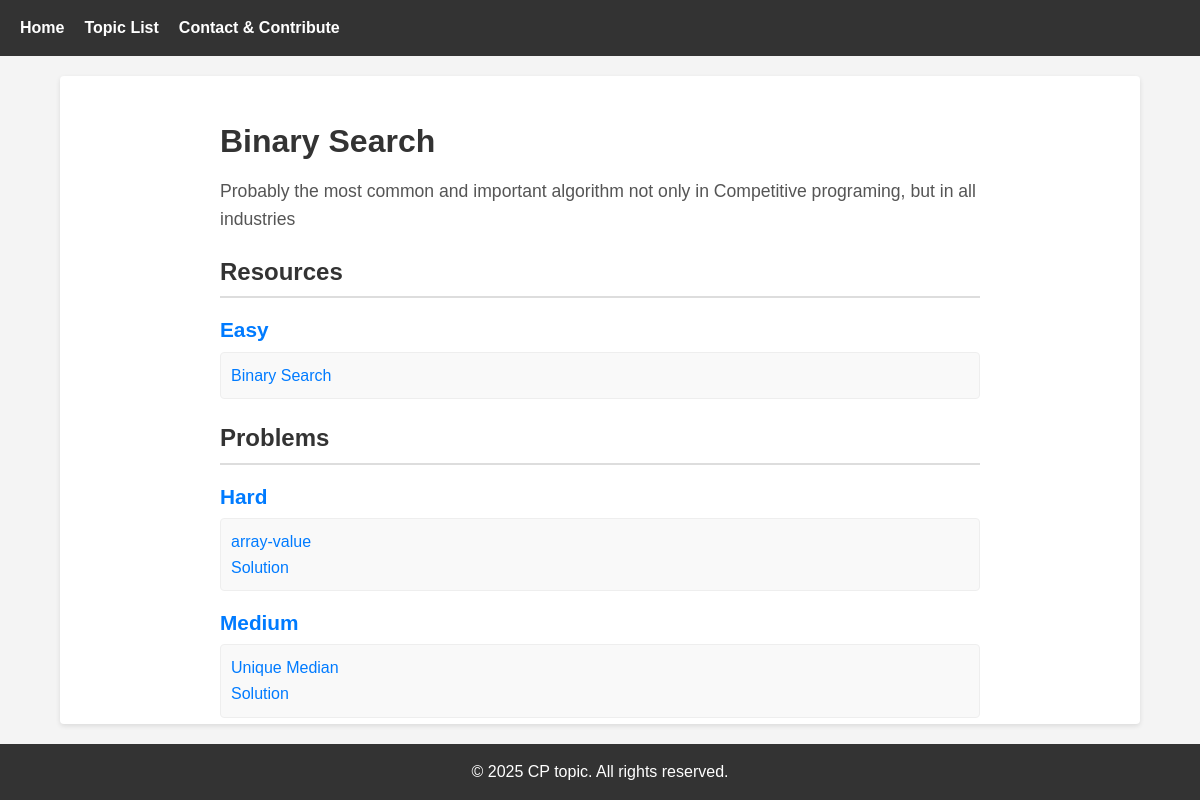
The app's page /topics/2/ with its own data.
### main/models.py (models this page shows, shortened)
class Topic(models.Model):
    name = models.CharField(max_length=50, unique=True)
    short_description = models.CharField(max_length=1000, blank=True)

class Resource(models.Model):
    name = models.CharField(max_length=50)
    url = models.URLField(max_length=100, unique=True)
    description = models.TextField(max_length=200, blank=True, null=True)
    difficulty = models.CharField(max_length=10, choices=Difficulty.choices)
    topic = models.ForeignKey(Topic, on_delete=models.CASCADE)

class Problem(models.Model):
    name = models.CharField(max_length=50)
    url = models.URLField(max_length=100, unique=True)
    description = models.TextField(max_length=200, blank=True, null=True)
    difficulty = models.CharField(max_length=10, choices=Difficulty.choices)
    topic = models.ForeignKey(Topic, on_delete=models.CASCADE)

### main/views.py (the view)
# urls.py: path('topics/<int:pk>/', views.topic_detail, name='topic-detail'),
def topic_detail(request, pk):
    topic = get_object_or_404(Topic, pk=pk)
    resources = Resource.objects.filter(topic=topic)
    problems = Problem.objects.filter(topic=topic)
    return render(request, "topic_detail.html", {"topic": topic,
                                                 "resources": resources,
                                                 "problems": problems})

### main/templates/topic_detail.html (shortened to what this page needs)
{% extends "base.html" %}
{% block content %}
<div class="topic-detail-container">
  <h1 class="topic-title">{{ topic.name }}</h1>
  {% if topic.short_description %}
    <p class="topic-description">{{ topic.short_description }}</p>
  {% else %}
    <p class="topic-description">No description available for this topic.</p>
  {% endif %}
  <section id="resources" class="resources-section">
    <h2 class="section-title">Resources</h2>
    {% regroup topic.resource_set.all|dictsort:"difficulty" by difficulty as resource_groups %}
    {% for group in resource_groups %}
      <h3 class="difficulty-title">{{ group.grouper|lower|title }}</h3>
      {% if group.list %}
        <ul class="resource-list">
          {% for resource in group.list %}
            <li class="resource-item">
              <a href="{{ resource.url }}" class="resource-link">{{ resource.name }}</a>
            </li>
          {% endfor %}
        </ul>
      {% else %}
        <p class="no-resources">No resources available for {{ group.grouper|lower|title }} difficulty.</p>
      {% endif %}
    {% endfor %}
  </section>
  <section id="problems" class="problems-section">
    <h2 class="section-title">Problems</h2>
    {% regroup topic.problem_set.all|dictsort:"difficulty" by difficulty as problem_groups %}
    {% for group in problem_groups %}
      <h3 class="difficulty-title">{{ group.grouper|lower|title }}</h3>
      {% if group.list %}
        <ul class="problem-list">
          {% for problem in group.list %}
            <li class="problem-item">
              <a href="{{ problem.url }}" class="problem-link">{{ problem.name }}</a>
              <br>
              <a href="{% url 'solution' problem.pk %}" class="solution-link">Solution</a>
            </li>
          {% endfor %}
        </ul>
      {% else %}
        <p class="no-problems">No problems available for {{ group.grouper|lower|title }} difficulty.</p>
      {% endif %}
    {% endfor %}
  </section>
</div>
{% endblock %}

### main/static/style.css (style rules this page uses)
html, body { height: 100%; margin: 0; }
body { display: flex; flex-direction: column; }
* { margin: 0; padding: 0; box-sizing: border-box; }
body { font-family: Arial, sans-serif; line-height: 1.6; background-color: #f4f4f4; color: #333; }
.topic-description { margin-top: 10px; color: #666; font-size: 1rem; }
.topic-detail-container { max-width: 800px; margin: 0 auto; padding: 20px; }
.topic-title { font-size: 2rem; margin-bottom: 10px; color: #333; }
.topic-description { font-size: 1.1rem; margin-bottom: 20px; color: #555; }
.section-title { font-size: 1.5rem; margin: 20px 0 10px; border-bottom: 2px solid #ddd; padding-bottom: 5px; }
.difficulty-title { font-size: 1.3rem; margin: 15px 0 5px; color: #007BFF; }
.resource-list, .problem-list { list-style: none; margin: 0; padding: 0; }
.resource-item, .problem-item { margin-bottom: 10px; padding: 10px; background-color: #f9f9f9; border: 1px solid #eee; border-radius: 4px; transition: background-color 0.3s; }
.resource-link, .problem-link, .solution-link { color: #007BFF; text-decoration: none; }
.topic-detail-container { max-height: 80vh; overflow-y: auto; }

### records on screen
Topic: name "Binary Search", short_description "Probably the most common and important algorithm not only in Competitive programing, but in all industries"
Resource: grouper "Easy", name "Binary Search"
Problem: grouper "Hard", name "array-value"
Problem: grouper "Medium", name "Unique Median"
